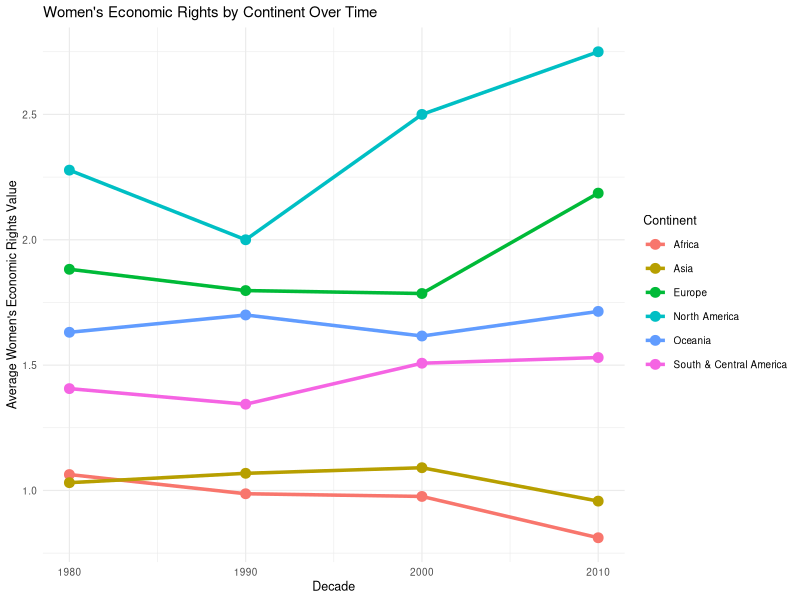
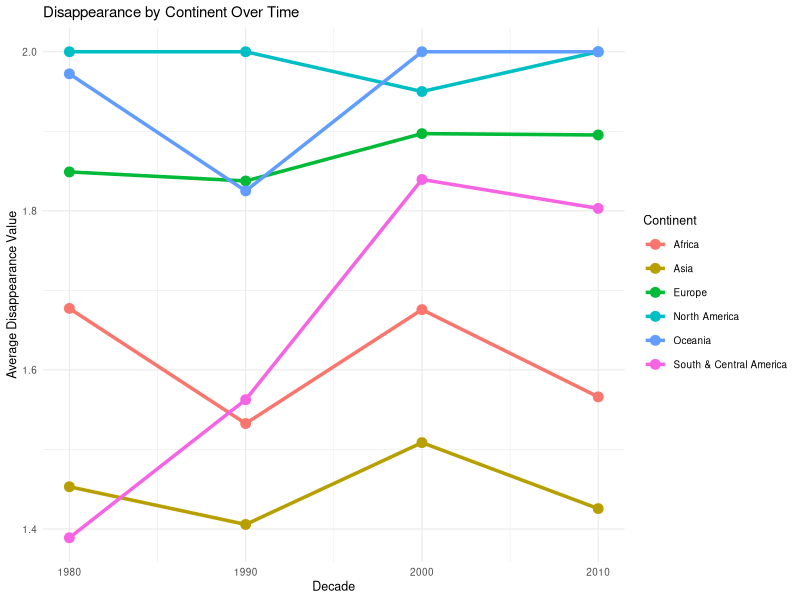
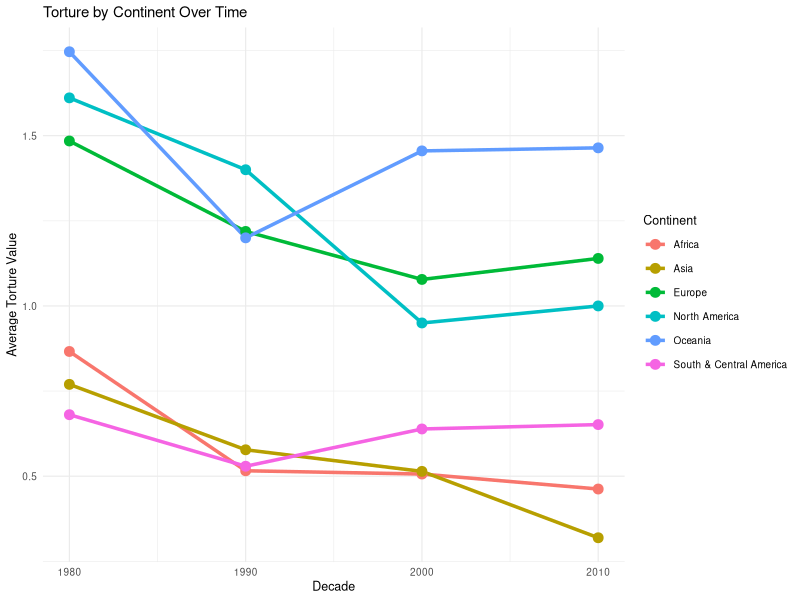
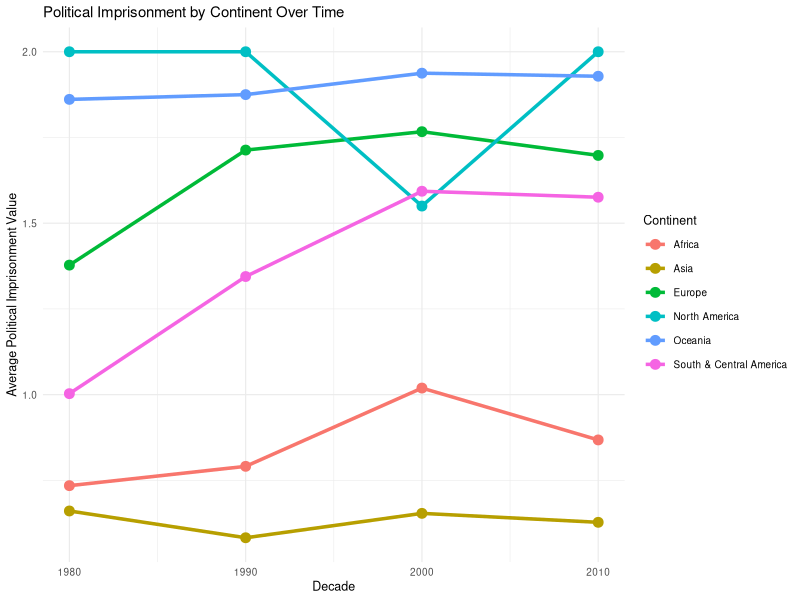
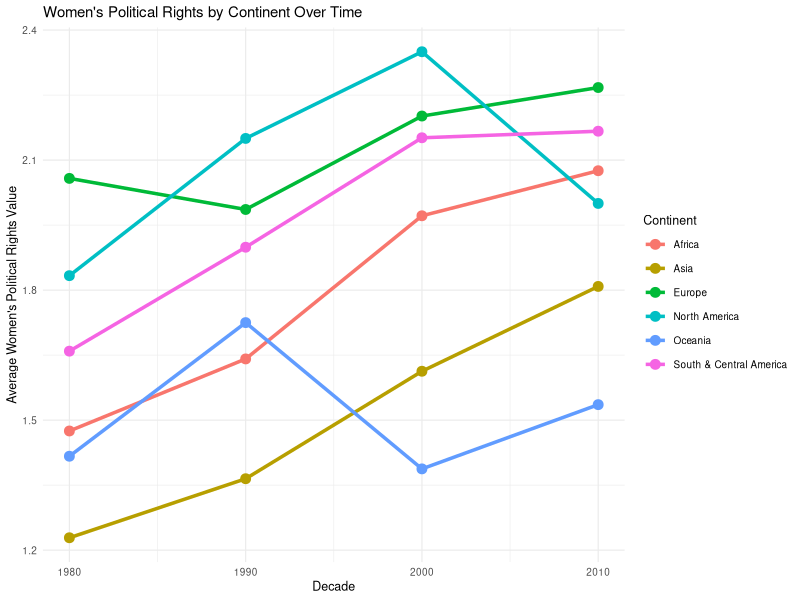
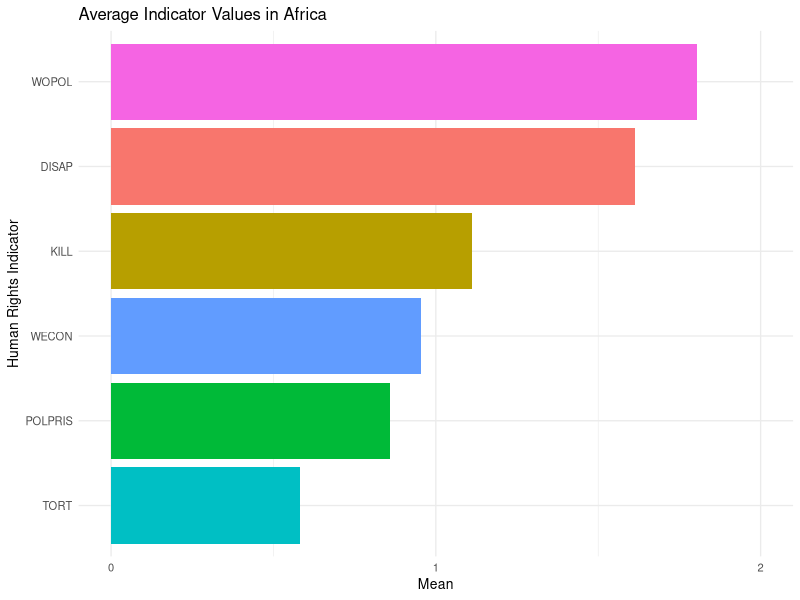
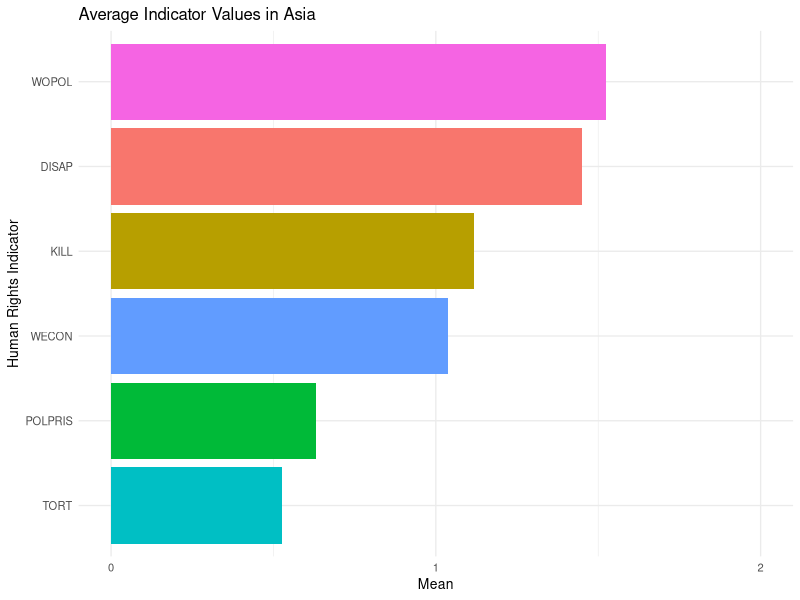
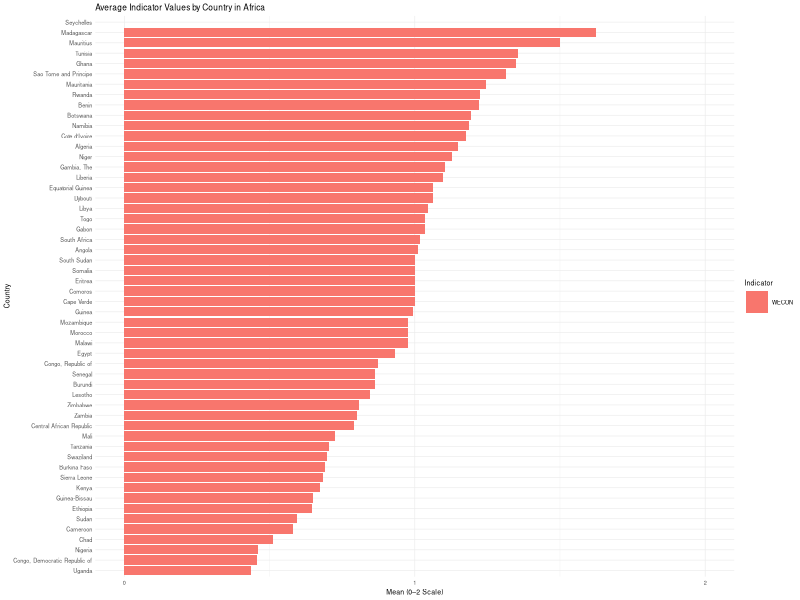

R code for these plots, in order:
## ---- chunk 1
knitr::opts_chunk$set(echo = TRUE)

library(dplyr)
library(tidyverse)
## ---- chunk 2
ciri_data <- read_csv("data/dataverse_files/CIRI Data 1981_2011 2014.04.14.csv") 

#Removing unnecessary variables from data set
df <- ciri_data %>% 
  select(-c(COW, 
            POLITY, 
            UNSUBREG,
            PHYSINT,
            OLD_EMPINX,
            NEW_EMPINX,
            ASSN,
            FORMOV,
            DOMMOV,
            OLD_MOVE,
            SPEECH,
            ELECSD,
            OLD_RELFRE,
            NEW_RELFRE,
            WORKER,
            WOSOC,
            INJUD)) 
## ---- chunk 3
# Checking for number of NA's in each variable and deleting rows with NA's
print(colSums(is.na(df))) 
df_full <- na.omit(df) 

# Checking for duplicates within variables and duplicate rows
print(sum(duplicated(df_full))) 
df_no_dups <- distinct(df_full) 
## ---- chunk 4
# Making missing code, periods of interregnum, and occupation NAs
df_no_dups[df_no_dups == -999] <- NA
df_no_dups[df_no_dups == -77]  <- NA
df_no_dups[df_no_dups == -66]  <- NA

# Creating decade variable 
df_decade_region <- df_no_dups %>% 
  mutate(DECADE = floor(YEAR/10)*10)

# Map UNREG codes to continent/region names
region_map <- tibble(
  UNREG = c(2, 9, 419, 21, 142, 150),
  CONT = c("Africa", "Oceania", "South & Central America", "North America" , "Asia", "Europe") 
) 

# Combining the two tables
df_decade_region <- df_decade_region %>%
  left_join(region_map, by = "UNREG")

# Getting rid of duplicate column and renaming `CONT.x`
df_decade_region$CONT.y <- NULL

names(df_decade_region)[names(df_decade_region) == "CONT.x"] <- "CONT"

df_decade_region
## ---- chunk 5
# Creating list of human rights indicators 
key_vars <- c("DISAP", "KILL", "POLPRIS", "TORT", "WECON", "WOPOL")

# Mean of indicators over country
avg_indicators_ctry <- df_decade_region %>%
  group_by(CTRY) %>%
  summarise(across(all_of(key_vars), mean, na.rm = TRUE), .groups = "drop")

head(avg_indicators_ctry)
## ---- chunk 6
# Mean of indicators over UN continental regions
avg_indicators_cont <- df_decade_region %>%
  group_by(CONT) %>%
  summarise(across(all_of(key_vars), mean, na.rm = TRUE), .groups = "drop")

avg_indicators_cont
## ---- chunk 7
# Mean of indicators grouped by decade 
df_decade_avg <- df_decade_region %>%
  group_by(DECADE) %>%
  summarise(across(all_of(key_vars), mean, na.rm = TRUE), .groups = "drop")

df_decade_avg
## ---- chunk 8
# Mean of indicators grouped by continent, country, and decade 
df_continent_decade_avg <- df_decade_region %>%
  group_by(CONT, CTRY, DECADE) %>%
  summarise(across(all_of(key_vars), mean, na.rm = TRUE), .groups = "drop")

head(df_continent_decade_avg)
## ---- chunk 9
plot_hr_indicator <- function(data, indicator, title_label) {
  
  data %>%
    group_by(CONT, DECADE) %>%
    summarize(avg_value = mean({{ indicator }}, na.rm = TRUE), .groups = "drop") %>%
    ggplot(aes(x = DECADE, y = avg_value, color = CONT, group = CONT)) +
    geom_line(size = 1.2) +
    geom_point(size = 3) +
    labs(
      title = paste(title_label, "by Continent Over Time"),
      x = "Decade",
      y = paste("Average", title_label, "Value"),
      color = "Continent"
    ) +
    theme_minimal(base_size = 9) 
}
## ---- chunk 10
plot_hr_indicator(df_continent_decade_avg, WECON, "Women's Economic Rights")
## ---- chunk 11
plot_hr_indicator(df_continent_decade_avg, DISAP, "Disappearance")
## ---- chunk 12
plot_hr_indicator(df_continent_decade_avg, TORT, "Torture")
## ---- chunk 13
plot_hr_indicator(df_continent_decade_avg, POLPRIS, 
                  "Political Imprisonment")
## ---- chunk 14
plot_hr_indicator(df_continent_decade_avg, WOPOL, "Women's Political Rights")
## ---- chunk 15
plot_indicator_means <- function(data, continent, indicators) {
  data %>%
    filter(CONT == continent) %>%
    select(CONT, all_of(indicators)) %>%
    pivot_longer(cols = all_of(indicators), names_to = "Indicator", values_to = "Value") %>%
    group_by(Indicator) %>%
    summarize(Mean_Value = mean(Value, na.rm = TRUE)) %>%
    ggplot(aes(x = reorder(Indicator, Mean_Value), y = Mean_Value, fill = Indicator)) +
    geom_col() +
    coord_flip() +
    scale_y_continuous(limits = c(0, 2), breaks = 0:2) +
    labs(
      title = paste("Average Indicator Values in", continent),
      x = "Human Rights Indicator",
      y = "Mean",
      fill = "Indicator"
    ) +
    theme_minimal(base_size = 10) +
    theme(legend.position = "none")
}
## ---- chunk 16
plot_indicator_means(
  df_continent_decade_avg,
  continent = "Africa",
  indicators = key_vars
)
## ---- chunk 17
plot_indicator_means(
  df_continent_decade_avg,
  continent = "Asia",
  indicators = key_vars
)
## ---- chunk 18

plot_country_means <- function(data, continent, indicators) {
  data %>%
    filter(CONT == continent) %>%
    group_by(CTRY) %>%
    summarize(across(all_of(indicators), ~ mean(.x, na.rm = TRUE))) %>%
    pivot_longer(cols = all_of(indicators), names_to = "Indicator", values_to = "Mean_Value") %>%
    ggplot(aes(x = reorder(CTRY, Mean_Value), y = Mean_Value, fill = Indicator)) +
    geom_col(position = "dodge") +
    coord_flip() +
    scale_y_continuous(limits = c(0, 2), breaks = 0:2) +
    labs(
      title = paste("Average Indicator Values by Country in", continent),
      x = "Country",
      y = "Mean (0–2 Scale)",
      fill = "Indicator"
    ) +
    theme_minimal(base_size = 5)
}

# Can pick plot for continent and indicator 
plot_country_means(df_continent_decade_avg, "Africa", 'WECON')
## ---- chunk 19
world <- map_data("world")

avg_indicators_long <- avg_indicators_ctry %>%
  pivot_longer(cols = all_of(key_vars),
               names_to = "Indicator",
               values_to = "Score")

map_joined <- world %>%
  left_join(avg_indicators_long, by = c("region" = "CTRY")) %>%
  filter(!is.na(Score))

ggplot(map_joined, aes(long, lat, group = group)) +
  geom_polygon(aes(fill = Score, alpha = Score), color = "white", size = 0.2) +
  scale_fill_gradient(
    name = "Score (0–3)",
    low = "pink", high = "navy"  # no na.value
  ) +
  scale_alpha_continuous(range = c(0.3, 1)) +
  coord_fixed(1.3) +
  labs(
    title = "Global Heat Maps of Human Rights Indicators",
    subtitle = "Color and Transparency represent score intensity (0 = low, 3 = high)"
  ) +
  facet_wrap(~ Indicator, ncol = 2) +
  theme_minimal(base_size = 8) +
  theme(
    legend.position = "bottom",
    strip.text = element_text(face = "bold"), 
    plot.title = element_text(size = 12, face = "bold"), 
    plot.subtitle = element_text(size = 9)) 
